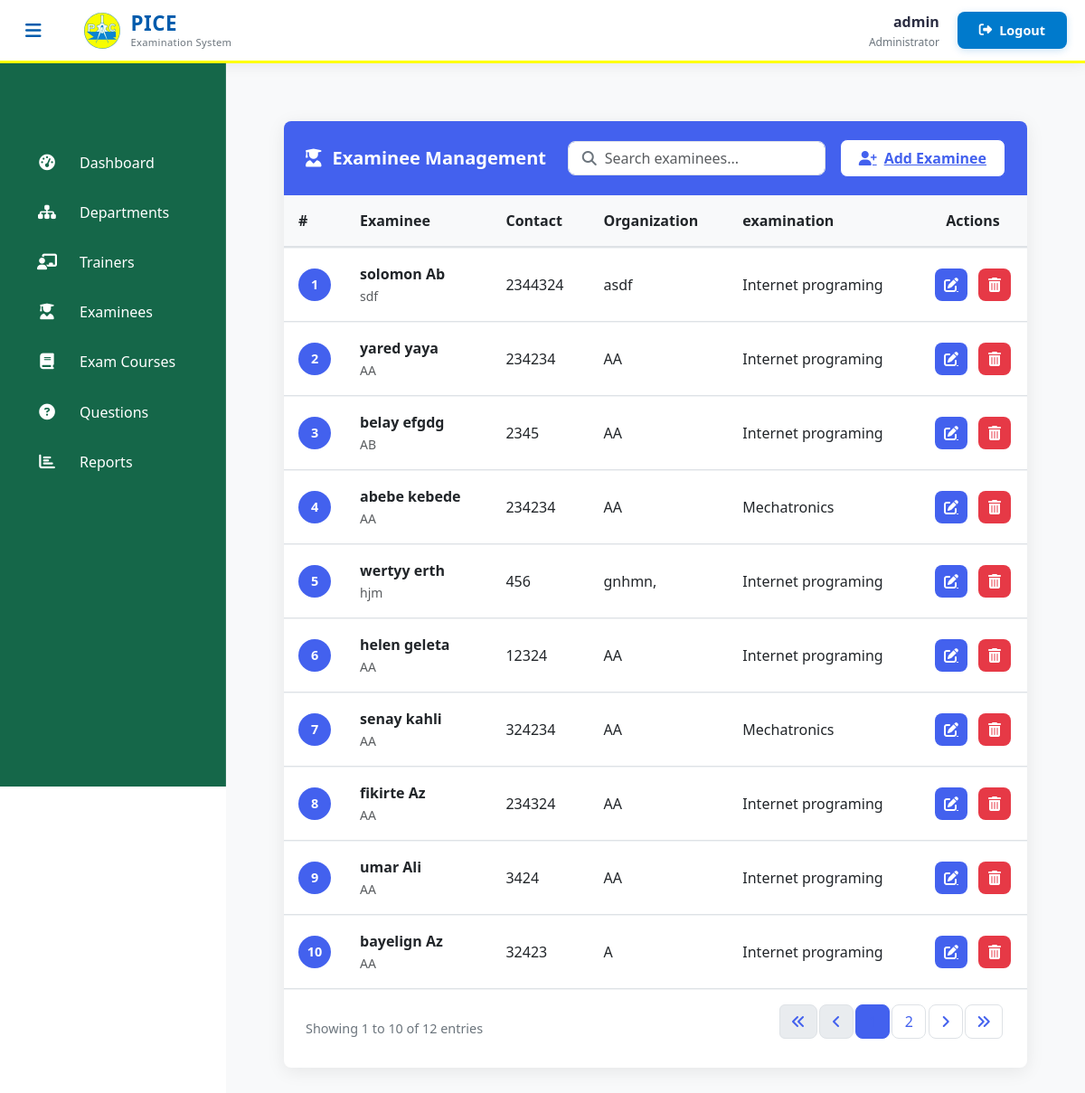
The app's page /admin-view-student (signed in), older data.
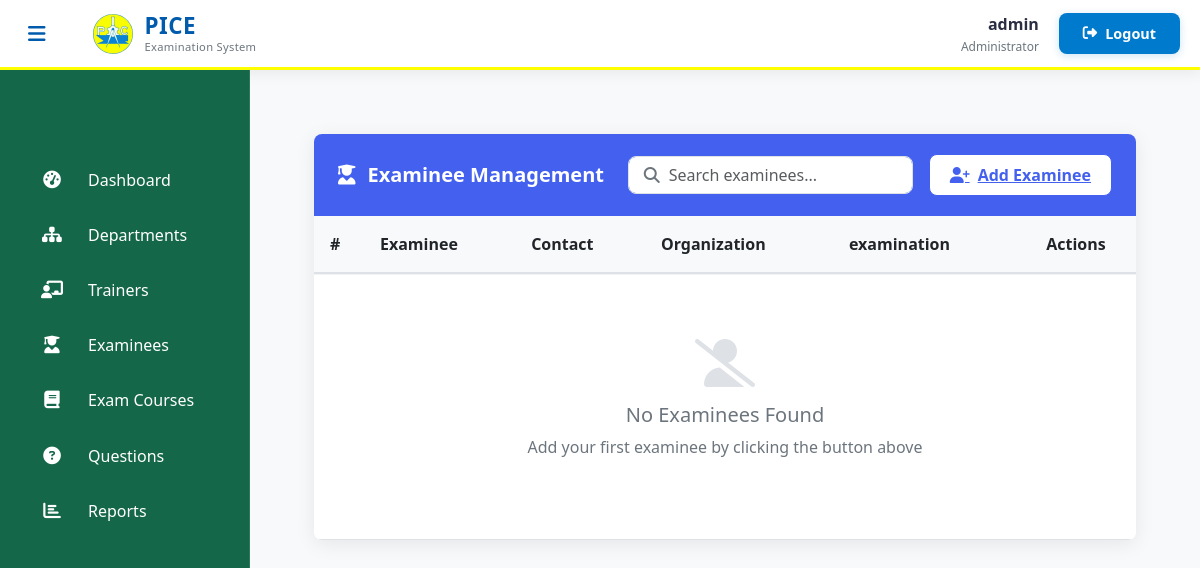
The same page, newer data.
### student/models.py (models this page shows, shortened)
class Student(models.Model):
    user=models.OneToOneField(User,on_delete=models.CASCADE)
    address = models.CharField(max_length=40)
    mobile = models.CharField(max_length=20,null=False)
    organization = models.CharField(max_length=200, null=False)
    course = models.ForeignKey(
        'exam.Course',
        on_delete=models.SET_NULL,
        null=True
    )
    department = models.ForeignKey(
        'exam.Department',  # Reference to your Department model
        on_delete=models.SET_NULL,
        null=True,
        blank=True,
        related_name='students'
    )
    @property
    def get_name(self):
        return self.user.first_name+" "+self.user.last_name

### exam/models.py (models this page shows, shortened)
class Course(models.Model):
    course_name = models.CharField(max_length=50)
    question_number = models.PositiveIntegerField()
    total_marks = models.PositiveIntegerField(default=100)
    given_time = models.PositiveIntegerField(default=60)
    department = models.ForeignKey(Department, on_delete=models.CASCADE, related_name='course_set')
    examiners = models.ManyToManyField(Examiner, blank=True, related_name='courses')
    is_seen = models.BooleanField(default=False)
    def __str__(self):
        return self.course_name

### exam/views.py (the view)
# urls.py: path('admin-view-student', views.admin_view_student_view,name='admin-view-student'),
@login_required(login_url='adminlogin')
def admin_view_student_view(request):
    student_list = SMODEL.Student.objects.all().order_by('id')
    paginator = Paginator(student_list, 10)
    page_number = request.GET.get('page')
    students = paginator.get_page(page_number)
    return render(request, 'exam/admin_view_student.html', {'students': students})

### templates/exam/admin_view_student.html (shortened to what the changed rows need)
{% extends 'exam/adminbase.html' %}
{% block content %}
{% load static %}
<head>
  <link href="https://cdn.jsdelivr.net/npm/bootstrap@5.3.0/dist/css/bootstrap.min.css" rel="stylesheet">
  <link rel="stylesheet" href="https://cdnjs.cloudflare.com/ajax/libs/font-awesome/6.4.0/css/all.min.css">
</head>
<div class="dashboard-container">
  <div class="card">
    <div class="table-responsive">
      <table class="table table-hover align-middle">
        <thead>
          <tr>
            <th style="width: 50px;">#</th>
            <th>Examinee</th>
            <th>Contact</th>
            <th>Organization</th>
            <th>examination</th>
            <th class="text-center" style="width: 120px;">Actions</th>
          </tr>
        </thead>
        <tbody>
          {% if students %}
            {% for student in students %}
              <tr>
                <td>
                  <div class="avatar">
                    {{ forloop.counter0|add:students.start_index }}
                  </div>
                </td>
                <td>
                  <div class="fw-semibold">{{ student.get_name }}</div>
                  <small class="text-muted">{{ student.address|truncatechars:30 }}</small>
                </td>
                <td>
                  <div>{{ student.mobile }}</div>
                </td>
                <td>{{ student.organization|truncatechars:30|default:"-" }}</td>
                <td>{{ student.course|truncatechars:30|default:"-" }}</td>
                <td>
                  <div class="action-btns">
                    <a href="{% url 'update-student' student.id %}" class="btn-action btn-edit" title="Edit">
                      <i class="fas fa-edit"></i>
                    </a>
                    <a href="{% url 'delete-student' student.id %}"
                       class="btn-action btn-delete"
                       title="Delete"
                       onclick="return confirm('Are you sure you want to delete this examinee?');">
                      <i class="fas fa-trash-alt"></i>
                    </a>
                  </div>
                </td>
              </tr>
            {% endfor %}
          {% else %}
            <tr>
              <td colspan="6">
                <div class="empty-state">
                  <i class="fas fa-user-slash"></i>
                  <h5>No Examinees Found</h5>
                  <p>Add your first examinee by clicking the button above</p>
                </div>
              </td>
            </tr>
          {% endif %}
        </tbody>
      </table>
    </div>
    {% if students.has_other_pages %}
    <div class="pagination-container">
      <div class="pagination-info">
        Showing {{ students.start_index }} to {{ students.end_index }} of {{ students.paginator.count }} entries
      </div>
      <nav>
        <ul class="pagination">
          {% if students.has_previous %}
            <li class="page-item">
              <a class="page-link" href="?page=1" aria-label="First">
                <i class="fas fa-angle-double-left"></i>
              </a>
            </li>
            <li class="page-item">
              <a class="page-link" href="?page={{ students.previous_page_number }}" aria-label="Previous">
                <i class="fas fa-angle-left"></i>
              </a>
            </li>
          {% else %}
            <li class="page-item disabled">
              <span class="page-link"><i class="fas fa-angle-double-left"></i></span>
            </li>
            <li class="page-item disabled">
              <span class="page-link"><i class="fas fa-angle-left"></i></span>
            </li>
          {% endif %}
          {% for i in students.paginator.page_range %}
            {% if students.number == i %}
              <li class="page-item active">
                <span class="page-link">{{ i }}</span>
              </li>
            {% elif i > students.number|add:'-3' and i < students.number|add:'3' %}
              <li class="page-item">
                <a class="page-link" href="?page={{ i }}">{{ i }}</a>
              </li>
            {% endif %}
          {% endfor %}
          {% if students.has_next %}
            <li class="page-item">
              <a class="page-link" href="?page={{ students.next_page_number }}" aria-label="Next">
                <i class="fas fa-angle-right"></i>
              </a>
            </li>
            <li class="page-item">
              <a class="page-link" href="?page={{ students.paginator.num_pages }}" aria-label="Last">
                <i class="fas fa-angle-double-right"></i>
              </a>
            </li>
          {% endif %}
        </ul>
      </nav>
    </div>
    {% endif %}
  </div>
</div>
{% endblock content %}

Row changes from the older to the newer data that the page shows:
removed Student: get_name "solomon Ab", address "sdf", mobile "2344324", organization "asdf", course "Internet programing"
removed Student: get_name "yared yaya", address "AA", mobile "234234", organization "AA", course "Internet programing"
removed Student: get_name "belay efgdg", address "AB", mobile "2345", organization "AA", course "Internet programing"
removed Student: get_name "abebe kebede", address "AA", mobile "234234", organization "AA", course "Mechatronics"
removed Student: get_name "wertyy erth", address "hjm", mobile "456", organization "gnhmn,", course "Internet programing"
removed Student: get_name "helen geleta", address "AA", mobile "12324", organization "AA", course "Internet programing"
removed Student: get_name "senay kahli", address "AA", mobile "324234", organization "AA", course "Mechatronics"
removed Student: get_name "fikirte Az", address "AA", mobile "234324", organization "AA", course "Internet programing"
removed Student: get_name "umar Ali", address "AA", mobile "3424", organization "AA", course "Internet programing"
removed Student: get_name "bayelign Az", address "AA", mobile "32423", organization "A", course "Internet programing"
Text that changed along with them:
{{ students.start_index }}: "1" → (not shown)
{{ students.end_index }}: "10" → (not shown)
{{ students.paginator.count }}: "12" → (not shown)
text no longer shown: "Showing to of entries"
text now shown: "No Examinees Found Add your first examinee by clicking the button above"
list line gone: "2"
